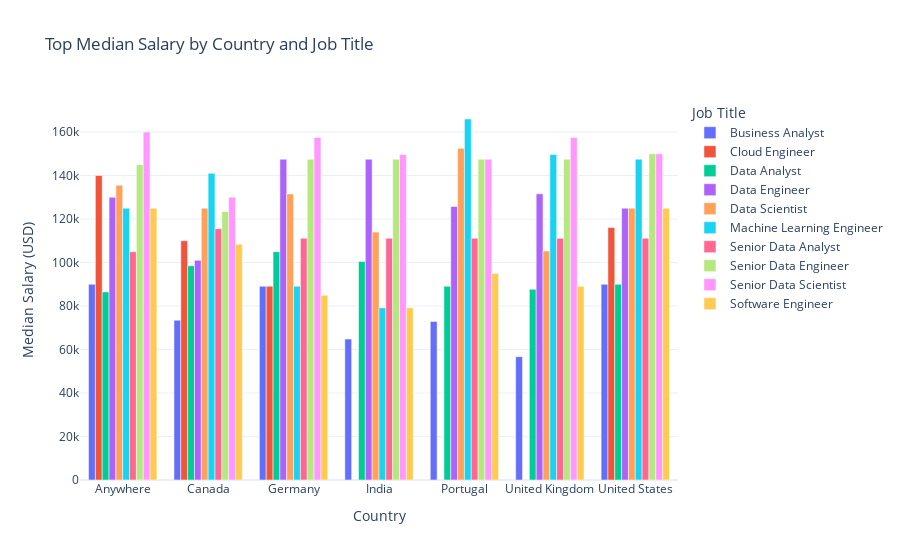

Here is the notebook cell this chart was saved with:
### Markdown cell above
### 📊 Average Salary by Profession

In this first visualization, we can see the countries with the **highest average salary** for each profession.

### Code cell
viz.plot_salary_by_country_and_job(df)

### Figure 1 — Plotly figure (JSON) as saved in the notebook; plotly's stock layout.template omitted (floating-point values rounded to 4 significant figures)
{"data": [{"hovertemplate": "Job Title=Business Analyst<br>normalized_location=%{x}<br>median=%{y}<extra></extra>", "legendgroup": "Business Analyst", "marker": {"color": "#636efa", "pattern": {"shape": ""}}, "name": "Business Analyst", "orientation": "v", "showlegend": true, "textposition": "auto", "type": "bar", "x": ["Anywhere", "Canada", "Germany", "India", "Portugal", "United Kingdom", "United States"], "xaxis": "x", "y": [90000.0, 73500.0, 89100.0, 64800.0, 72900.0, 56700.0, 90000.0], "yaxis": "y"}, {"hovertemplate": "Job Title=Cloud Engineer<br>normalized_location=%{x}<br>median=%{y}<extra></extra>", "legendgroup": "Cloud Engineer", "marker": {"color": "#EF553B", "pattern": {"shape": ""}}, "name": "Cloud Engineer", "orientation": "v", "showlegend": true, "textposition": "auto", "type": "bar", "x": ["Anywhere", "Canada", "Germany", "United States"], "xaxis": "x", "y": [140000.0, 110000.0, 89100.0, 116100.0], "yaxis": "y"}, {"hovertemplate": "Job Title=Data Analyst<br>normalized_location=%{x}<br>median=%{y}<extra></extra>", "legendgroup": "Data Analyst", "marker": {"color": "#00cc96", "pattern": {"shape": ""}}, "name": "Data Analyst", "orientation": "v", "showlegend": true, "textposition": "auto", "type": "bar", "x": ["Anywhere", "Canada", "Germany", "India", "Portugal", "United Kingdom", "United States"], "xaxis": "x", "y": [86500.0, 98500.0, 105000.0, 100500.0, 89100.0, 87750.0, 90000.0], "yaxis": "y"}, {"hovertemplate": "Job Title=Data Engineer<br>normalized_location=%{x}<br>median=%{y}<extra></extra>", "legendgroup": "Data Engineer", "marker": {"color": "#ab63fa", "pattern": {"shape": ""}}, "name": "Data Engineer", "orientation": "v", "showlegend": true, "textposition": "auto", "type": "bar", "x": ["Anywhere", "Canada", "Germany", "India", "Portugal", "United Kingdom", "United States"], "xaxis": "x", "y": [130000.0, 101000.0, 147500.0, 147500.0, 125800.0, 131600.0, 125000.0], "yaxis": "y"}, {"hovertemplate": "Job Title=Data Scientist<br>normalized_location=%{x}<br>median=%{y}<extra></extra>", "legendgroup": "Data Scientist", "marker": {"color": "#FFA15A", "pattern": {"shape": ""}}, "name": "Data Scientist", "orientation": "v", "showlegend": true, "textposition": "auto", "type": "bar", "x": ["Anywhere", "Canada", "Germany", "India", "Portugal", "United Kingdom", "United States"], "xaxis": "x", "y": [135500.0, 125000.0, 131600.0, 114000.0, 152500.0, 105300.0, 125000.0], "yaxis": "y"}, {"hovertemplate": "Job Title=Machine Learning Engineer<br>normalized_location=%{x}<br>median=%{y}<extra></extra>", "legendgroup": "Machine Learning Engineer", "marker": {"color": "#19d3f3", "pattern": {"shape": ""}}, "name": "Machine Learning Engineer", "orientation": "v", "showlegend": true, "textposition": "auto", "type": "bar", "x": ["Anywhere", "Canada", "Germany", "India", "Portugal", "United Kingdom", "United States"], "xaxis": "x", "y": [125000.0, 141000.0, 89100.0, 79200.0, 166000.0, 149700.0, 147500.0], "yaxis": "y"}, {"hovertemplate": "Job Title=Senior Data Analyst<br>normalized_location=%{x}<br>median=%{y}<extra></extra>", "legendgroup": "Senior Data Analyst", "marker": {"color": "#FF6692", "pattern": {"shape": ""}}, "name": "Senior Data Analyst", "orientation": "v", "showlegend": true, "textposition": "auto", "type": "bar", "x": ["Anywhere", "Canada", "Germany", "India", "Portugal", "United Kingdom", "United States"], "xaxis": "x", "y": [105000.0, 115600.0, 111200.0, 111200.0, 111200.0, 111200.0, 111200.0], "yaxis": "y"}, {"hovertemplate": "Job Title=Senior Data Engineer<br>normalized_location=%{x}<br>median=%{y}<extra></extra>", "legendgroup": "Senior Data Engineer", "marker": {"color": "#B6E880", "pattern": {"shape": ""}}, "name": "Senior Data Engineer", "orientation": "v", "showlegend": true, "textposition": "auto", "type": "bar", "x": ["Anywhere", "Canada", "Germany", "India", "Portugal", "United Kingdom", "United States"], "xaxis": "x", "y": [145000.0, 123500.0, 147500.0, 147500.0, 147500.0, 147500.0, 150000.0], "yaxis": "y"}, {"hovertemplate": "Job Title=Senior Data Scientist<br>normalized_location=%{x}<br>median=%{y}<extra></extra>", "legendgroup": "Senior Data Scientist", "marker": {"color": "#FF97FF", "pattern": {"shape": ""}}, "name": "Senior Data Scientist", "orientation": "v", "showlegend": true, "textposition": "auto", "type": "bar", "x": ["Anywhere", "Canada", "Germany", "India", "Portugal", "United Kingdom", "United States"], "xaxis": "x", "y": [160000.0, 130000.0, 157500.0, 149700.0, 147500.0, 157500.0, 150000.0], "yaxis": "y"}, {"hovertemplate": "Job Title=Software Engineer<br>normalized_location=%{x}<br>median=%{y}<extra></extra>", "legendgroup": "Software Engineer", "marker": {"color": "#FECB52", "pattern": {"shape": ""}}, "name": "Software Engineer", "orientation": "v", "showlegend": true, "textposition": "auto", "type": "bar", "x": ["Anywhere", "Canada", "Germany", "India", "Portugal", "United Kingdom", "United States"], "xaxis": "x", "y": [125000.0, 108400.0, 84980.0, 79200.0, 95000.0, 89100.0, 125000.0], "yaxis": "y"}], "layout": {"barmode": "group", "legend": {"title": {"text": "Job Title"}, "tracegroupgap": 0}, "title": {"text": "Top Median Salary by Country and Job Title"}, "xaxis": {"anchor": "y", "domain": [0, 1], "title": {"text": "Country"}}, "yaxis": {"anchor": "x", "domain": [0, 1], "title": {"text": "Median Salary (USD)"}}}}
